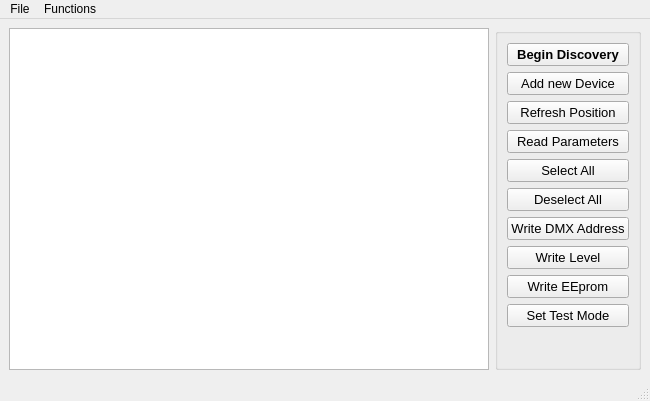
<?xml version="1.0" encoding="UTF-8"?>
<ui version="4.0">
 <class>DeviceView</class>
 <widget class="QMainWindow" name="DeviceView">
  <property name="geometry">
   <rect>
    <x>0</x>
    <y>0</y>
    <width>650</width>
    <height>401</height>
   </rect>
  </property>
  <property name="windowTitle">
   <string>Device Manager</string>
  </property>
  <property name="windowIcon">
   <iconset resource="AG.qrc">
    <normaloff>:/AG-logo.png</normaloff>:/AG-logo.png</iconset>
  </property>
  <widget class="QWidget" name="centralwidget">
   <layout class="QGridLayout" name="gridLayout">
    <item row="0" column="1">
     <widget class="QGroupBox" name="groupBox">
      <property name="title">
       <string/>
      </property>
      <layout class="QVBoxLayout" name="verticalLayout">
       <item>
        <widget class="QPushButton" name="BtnBeginDiscovery">
         <property name="font">
          <font>
           <pointsize>10</pointsize>
           <weight>75</weight>
           <bold>true</bold>
          </font>
         </property>
         <property name="text">
          <string>Begin Discovery</string>
         </property>
         <property name="checkable">
          <bool>false</bool>
         </property>
        </widget>
       </item>
       <item>
        <widget class="QPushButton" name="BtnAddNewDev">
         <property name="font">
          <font>
           <pointsize>10</pointsize>
          </font>
         </property>
         <property name="text">
          <string>Add new Device</string>
         </property>
        </widget>
       </item>
       <item>
        <widget class="QPushButton" name="BtnReadPosition">
         <property name="font">
          <font>
           <pointsize>10</pointsize>
          </font>
         </property>
         <property name="text">
          <string>Refresh Position</string>
         </property>
        </widget>
       </item>
       <item>
        <widget class="QPushButton" name="BtnReadParameters">
         <property name="font">
          <font>
           <pointsize>10</pointsize>
          </font>
         </property>
         <property name="text">
          <string>Read Parameters</string>
         </property>
        </widget>
       </item>
       <item>
        <widget class="QPushButton" name="BtnSelectAll">
         <property name="font">
          <font>
           <pointsize>10</pointsize>
          </font>
         </property>
         <property name="text">
          <string>Select All</string>
         </property>
        </widget>
       </item>
       <item>
        <widget class="QPushButton" name="BtnDeselectAll">
         <property name="font">
          <font>
           <pointsize>10</pointsize>
          </font>
         </property>
         <property name="text">
          <string>Deselect All</string>
         </property>
        </widget>
       </item>
       <item>
        <widget class="QPushButton" name="BtnWriteDMXAddress">
         <property name="font">
          <font>
           <pointsize>10</pointsize>
          </font>
         </property>
         <property name="text">
          <string>Write DMX Address</string>
         </property>
        </widget>
       </item>
       <item>
        <widget class="QPushButton" name="BtnWriteLevel">
         <property name="font">
          <font>
           <pointsize>10</pointsize>
          </font>
         </property>
         <property name="text">
          <string>Write Level</string>
         </property>
        </widget>
       </item>
       <item>
        <widget class="QPushButton" name="BtnWriteParameter">
         <property name="font">
          <font>
           <pointsize>10</pointsize>
          </font>
         </property>
         <property name="text">
          <string>Write EEprom</string>
         </property>
        </widget>
       </item>
       <item>
        <widget class="QPushButton" name="BtnSetTestMode">
         <property name="font">
          <font>
           <pointsize>10</pointsize>
          </font>
         </property>
         <property name="text">
          <string>Set Test Mode</string>
         </property>
        </widget>
       </item>
       <item>
        <spacer name="verticalSpacer">
         <property name="orientation">
          <enum>Qt::Vertical</enum>
         </property>
         <property name="sizeHint" stdset="0">
          <size>
           <width>20</width>
           <height>40</height>
          </size>
         </property>
        </spacer>
       </item>
      </layout>
     </widget>
    </item>
    <item row="0" column="0">
     <widget class="QTableView" name="tableView_Device">
      <property name="mouseTracking">
       <bool>false</bool>
      </property>
      <property name="autoFillBackground">
       <bool>true</bool>
      </property>
      <property name="alternatingRowColors">
       <bool>true</bool>
      </property>
      <property name="selectionMode">
       <enum>QAbstractItemView::ExtendedSelection</enum>
      </property>
      <property name="selectionBehavior">
       <enum>QAbstractItemView::SelectRows</enum>
      </property>
      <property name="gridStyle">
       <enum>Qt::SolidLine</enum>
      </property>
      <property name="sortingEnabled">
       <bool>true</bool>
      </property>
      <property name="wordWrap">
       <bool>true</bool>
      </property>
      <attribute name="horizontalHeaderCascadingSectionResizes">
       <bool>false</bool>
      </attribute>
      <attribute name="horizontalHeaderStretchLastSection">
       <bool>false</bool>
      </attribute>
     </widget>
    </item>
   </layout>
  </widget>
  <widget class="QMenuBar" name="menubar">
   <property name="geometry">
    <rect>
     <x>0</x>
     <y>0</y>
     <width>650</width>
     <height>21</height>
    </rect>
   </property>
   <widget class="QMenu" name="menuFile">
    <property name="title">
     <string>File</string>
    </property>
    <addaction name="actionSave"/>
    <addaction name="actionLoad"/>
   </widget>
   <widget class="QMenu" name="menuFunctions">
    <property name="title">
     <string>Functions</string>
    </property>
    <addaction name="actionRefresh_Position"/>
    <addaction name="actionUpdate_Sub_Driver_Firmware"/>
   </widget>
   <addaction name="menuFile"/>
   <addaction name="menuFunctions"/>
  </widget>
  <widget class="QStatusBar" name="statusbar"/>
  <action name="actionSave">
   <property name="icon">
    <iconset resource="AG.qrc">
     <normaloff>:/images/save (2).ico</normaloff>:/images/save (2).ico</iconset>
   </property>
   <property name="text">
    <string>Save</string>
   </property>
   <property name="font">
    <font>
     <pointsize>10</pointsize>
    </font>
   </property>
   <property name="shortcut">
    <string>Ctrl+S</string>
   </property>
  </action>
  <action name="actionLoad">
   <property name="icon">
    <iconset resource="AG.qrc">
     <normaloff>:/images/folder_open.ico</normaloff>:/images/folder_open.ico</iconset>
   </property>
   <property name="text">
    <string>Load</string>
   </property>
   <property name="font">
    <font>
     <pointsize>10</pointsize>
    </font>
   </property>
   <property name="shortcut">
    <string>Ctrl+O</string>
   </property>
  </action>
  <action name="actionRefresh_Position">
   <property name="text">
    <string>Refresh Position</string>
   </property>
  </action>
  <action name="actionUpdate_Sub_Driver_Firmware">
   <property name="text">
    <string>Update Sub-Driver Firmware</string>
   </property>
  </action>
 </widget>
 <resources>
  <include location="AG.qrc"/>
 </resources>
 <connections/>
</ui>
